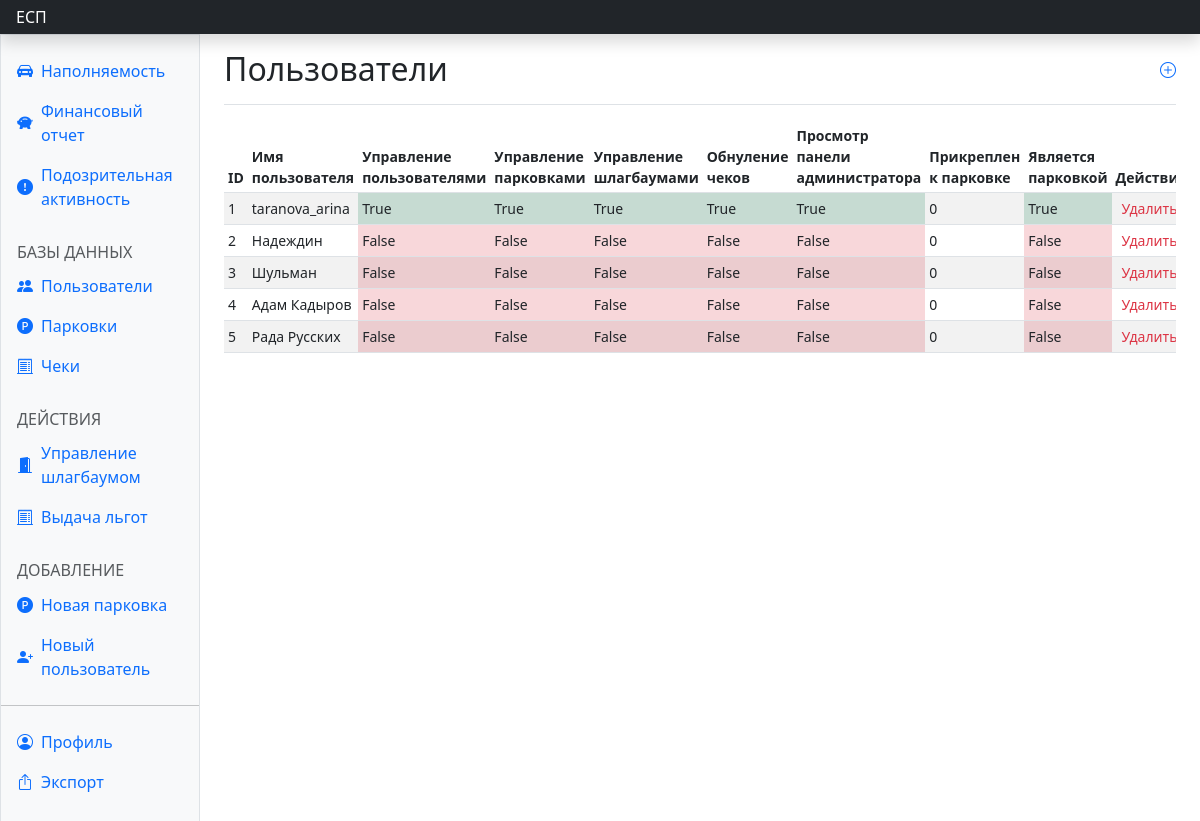
Before: /dash_users/ (signed in) with the older database file.
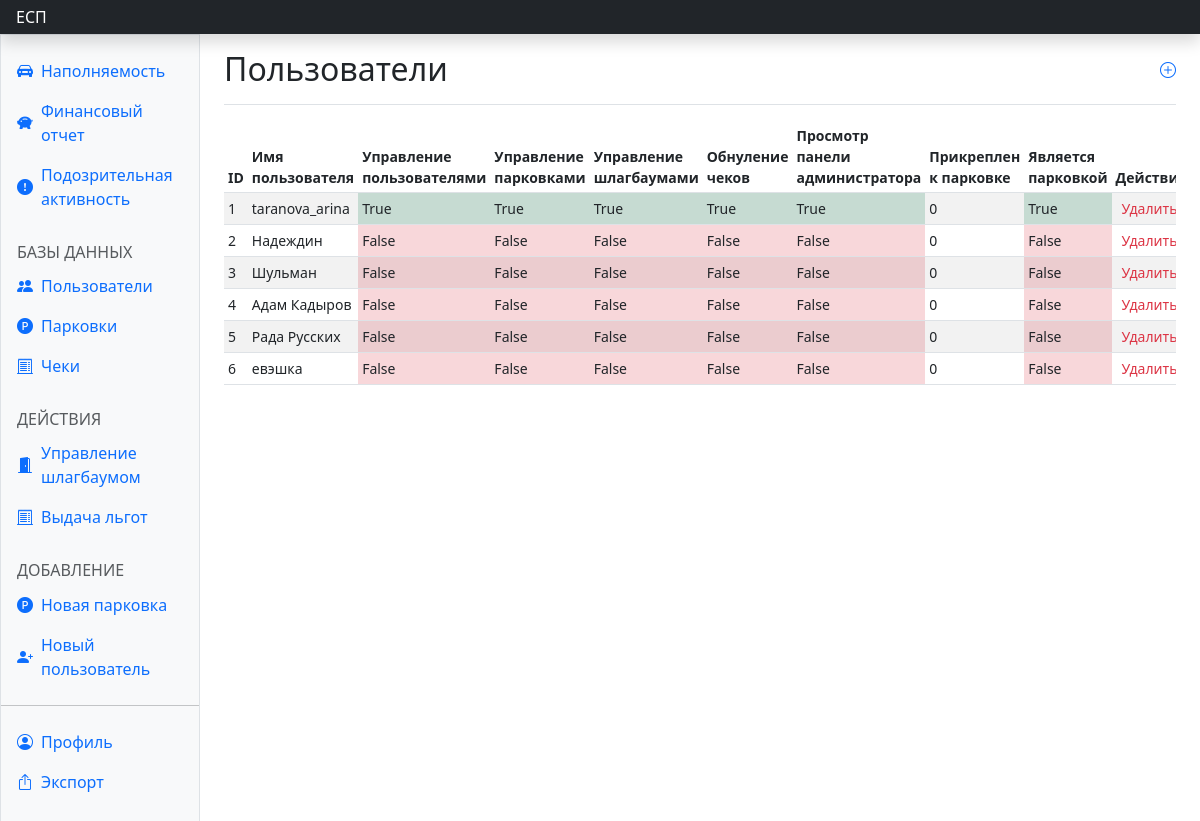
After: the same page with the newer database file.
### parkingapp/models.py (models this page shows, shortened)
class User(AbstractUser):
    card_num = models.PositiveBigIntegerField(default=1111)
    username = models.CharField(max_length=20, unique=True)
    password1 = models.CharField(max_length=200, default=" ")
    password2 = models.CharField(max_length=200, default=" ")
    phone_number = models.CharField(max_length=16, default=" ")
    park_id = models.IntegerField(default=0)
    car_num = models.CharField(max_length=12, default='')
    user_control = models.BooleanField(default=False)
    parking_control = models.BooleanField(default=False)
    barrier_control = models.BooleanField(default=False)
    coupon_control = models.BooleanField(default=False)
    admin_view = models.BooleanField(default=False)
    parking_lot_view = models.BooleanField(default=False)

### parkingapp/views.py (the view)
# urls.py: path('dash_users/', views.dash_users, name='dash_users'),
@login_required(redirect_field_name=None)
def dash_users(request):
    if not request.user.user_control:
        return redirect(reverse('parkingapp:dont_have_access'))
    if request.method == 'POST':
        value = request.POST.get('delete')
        user = User.objects.get(pk=value)
        user.delete()
    users = User.objects.all()
    context = {
        'title': '',
        'users': list(users),
    }
    return render(request, 'dash_users.html', context)

### parkingapp/templates/dash_users.html (shortened to what this page needs)
{% extends 'dash_base.html' %}
{% block usersact %}active{% endblock %}
{% block content %}
<main class="col-md-9 ms-sm-auto col-lg-10 px-md-4">
  <div class="d-flex justify-content-between flex-wrap flex-md-nowrap align-items-center pt-3 pb-2 mb-3 border-bottom">
    <h1 class="h2">Пользователи</h1>
    <a href="{% url 'parkingapp:signadmin' %}" class="text-decoration-none mb-2"><i class="bi bi-plus-circle"></i></a>
  </div>
  <div class="table-responsive small">
    <table class="table table-striped table-sm">
      <thead>
        <tr>
          <th scope="col">ID</th>
          <th scope="col">Имя пользователя</th>
          <th scope="col">Управление пользователями</th>
          <th scope="col">Управление парковками</th>
          <th scope="col">Управление шлагбаумами</th>
          <th scope="col">Обнуление чеков</th>
          <th scope="col">Просмотр панели администратора</th>
          <th scope="col">Прикреплен к парковке</th>
          <th scope="col">Является парковкой</th>
          <th scope="col">Действие</th>
        </tr>
      </thead>
      <tbody class="align-middle">
        {% for el in users %}
        <tr>
          <td>{{ el.pk }}</td>
          <td>{{ el.username }}</td>
          <td class="{% if el.user_control %} bg-success-subtle {% else %} bg-danger-subtle {% endif %}">
            {{ el.user_control }}</td>
          <td class="{% if el.parking_control %} bg-success-subtle {% else %} bg-danger-subtle {% endif %}">
            {{ el.parking_control }}</td>
          <td class="{% if el.barrier_control %} bg-success-subtle {% else %} bg-danger-subtle {% endif %}">
            {{ el.barrier_control }}</td>
          <td class="{% if el.coupon_control %} bg-success-subtle {% else %} bg-danger-subtle {% endif %}">
            {{ el.coupon_control }}</td>
          <td class="{% if el.admin_view %} bg-success-subtle {% else %} bg-danger-subtle {% endif %}">
            {{ el.admin_view }}</td>
          <td>{{ el.park_id }}</td>
          <td class="{% if el.parking_lot_view %} bg-success-subtle {% else %} bg-danger-subtle {% endif %}">
            {{ el.parking_lot_view }}</td>
          <td><button class="text-danger" type="button" data-bs-whatever="{{el.pk}}" data-bs-toggle="modal"
              data-bs-target="#exampleModal" style="border: none; background: none;">Удалить</button></td>
        </tr>
        {% endfor %}
      </tbody>
    </table>
  </div>
</main>
{% endblock %}

Changed rows visible on the page:
added User: pk "6", username "евэшка", user_control "False", parking_control "False", barrier_control "False", coupon_control "False", admin_view "False", park_id "0", parking_lot_view "False"
